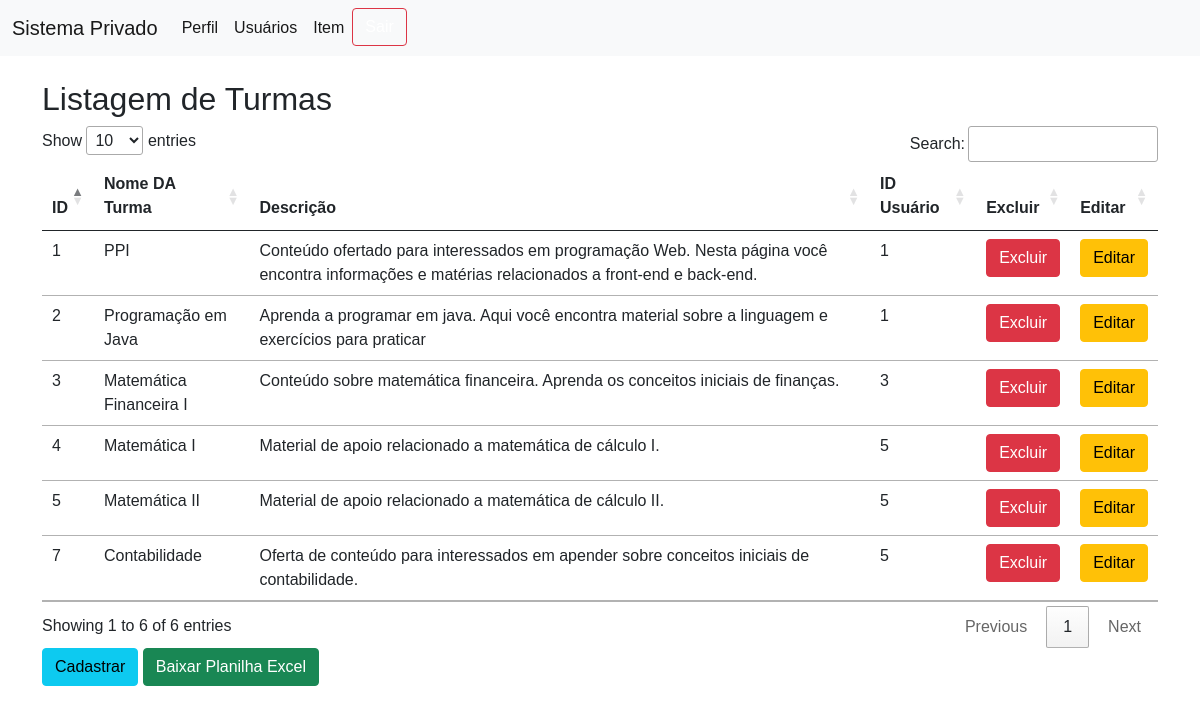
The page /php/listaTurma.php (signed in) on the database its author committed.
### tables this page shows
CREATE TABLE `turmas` (
  `id` int(11) NOT NULL,
  `nome_turma` varchar(50) DEFAULT NULL,
  `descricao` varchar(350) DEFAULT NULL,
  `id_usuario` int(11) NOT NULL
);

### php/conexao.php (called while the page is built)
<?php
class Conexao {
    public $conexao;
    function __construct() {
        if (!isset($this->conexao)) {
            try {
                $this->conexao = new PDO('mysql:host=localhost;dbname=guilavi', 'root', '');
            } catch (PDOException $e) {
                echo 'Error: ' . $e->getMessage();
            }
        }
    }
    function fecharConexao(){
        if (isset($this->conexao)) {
            $this->conexao = null;
        }
    }
}
?>

### php/listaTurma.php (the view, shortened to what this page needs)
<?php
require "conexao.php";
$conn = new Conexao();
try {
    $sql = "SELECT id,nome_turma, descricao, id_usuario
    FROM turmas";
    $stmt = $conn->conexao->query($sql);
    if ($stmt->rowCount() > 0) {
        $turmas = $stmt->fetchAll(PDO::FETCH_ASSOC);
    } else {
        $turmas = array();
        echo "Nenhum usuário encontrado.";
    }
} catch (PDOException $e) {
    exit('Ocorreu uma falha: ' . $e->getMessage());
} finally {
    $conn->fecharConexao();
}
?>
<!DOCTYPE html>
<html lang="pt-br">
<head>
    <link rel="stylesheet" href="../css/style.css">
    <link rel="stylesheet" href="../css/bootstrap.min.css">
    <link rel="stylesheet" type="text/css" href="https://cdn.datatables.net/1.10.25/css/jquery.dataTables.css">
</head>
<body>
    <header>
        <nav class="navbar navbar-expand-lg navbar-light bg-light">
            <div class="container-fluid">
                <a class="navbar-brand" href="#">Sistema Privado</a>
                <div class="collapse navbar-collapse" id="navbarNavDropdown">
                    <ul class="navbar-nav">
                        <li class="nav-item">
                            <a class="nav-item nav-link active" href="perfil.php">Perfil</a>
                        </li>
                        <li class="nav-item">
                            <a class="nav-item nav-link active" href="listaUsuario.php">Usuários </a>
                        </li>
                        <li class="nav-item">
                            <a class="nav-item nav-link active" href="#">Item<span class="sr-only"></span></a>
                        </li>
                        <li class="nav-item">
                            <a href="perfil.php?sair=true" class="btn btn-outline-danger my-2 my-sm-0">Sair</a>
                        </li>
                    </ul>
                </div>
            </div>
        </nav>
    </header>
    <main>
        <div class="container mt-4">
            <h2>Listagem de Turmas</h2>
            <div class="table-responsive">
                <table id="userTable" class="table">
                    <thead>
                        <tr>
                            <th>ID</th>
                            <th>Nome DA Turma</th>
                            <th>Descrição</th>
                            <th>ID Usuário</th>
                            <th>Excluir</th>
                            <th>Editar</th>
                        </tr>
                    </thead>
                    <tbody>
                        <?php if (!empty($turmas)): ?>
                            <?php foreach ($turmas as $turma): ?>
                                <tr>
                                    <td>
                                        <?php echo $turma["id"]; ?>
                                    </td>
                                    <td>
                                        <?php echo $turma["nome_turma"]; ?>
                                    </td>
                                    <td>
                                        <?php echo $turma["descricao"]; ?>
                                    </td>
                                    <td>
                                        <?php echo $turma["id_usuario"]; ?>
                                    </td>
                                    <td>
                                        <button class="btn btn-danger"
                                            onclick="excluirUsuario('<?php echo $turma["id"]; ?>')">Excluir</button>
                                    </td>
                                    <td>
                                        <button class="btn btn-warning" data-id="<?php echo $turma["id"]; ?>"
                                            onclick="editarTurma(this)">Editar</button>
                                    </td>
                                </tr>
                            <?php endforeach; ?>
                        <?php else: ?>
                            <tr>
                                <td colspan="5">Nenhum usuário encontrado.</td>
                            </tr>
                        <?php endif; ?>
                    </tbody>
                </table>
            </div>
            <a href="#" class="btn btn-info" onclick="abrirModalCadastro()">Cadastrar</a>
            <a href="download_excel.php" class="btn btn-success">Baixar Planilha Excel</a>
        </div>
    </main>
</body>
</html>

### css/style.css (style rules this page uses)
* { font-family: "Gill Sans", sans-serif; }
.nav-item a { color: rgb(255, 255, 255); }

### rows shown on the page
turmas: id "1", nome_turma "PPI", descricao "Conteúdo ofertado para interessados em programação Web. Nesta página você encontra informações e matérias relacionados a front-end e back-end.", id_usuario "1"
turmas: id "2", nome_turma "Programação em Java", descricao "Aprenda a programar em java. Aqui você encontra material sobre a linguagem e exercícios para praticar", id_usuario "1"
turmas: id "3", nome_turma "Matemática Financeira I", descricao "Conteúdo sobre matemática financeira. Aprenda os conceitos iniciais de finanças.", id_usuario "3"
turmas: id "4", nome_turma "Matemática I", descricao "Material de apoio relacionado a matemática de cálculo I.", id_usuario "5"
turmas: id "5", nome_turma "Matemática II", descricao "Material de apoio relacionado a matemática de cálculo II.", id_usuario "5"
turmas: id "7", nome_turma "Contabilidade", descricao "Oferta de conteúdo para interessados em apender sobre conceitos iniciais de contabilidade.", id_usuario "5"
